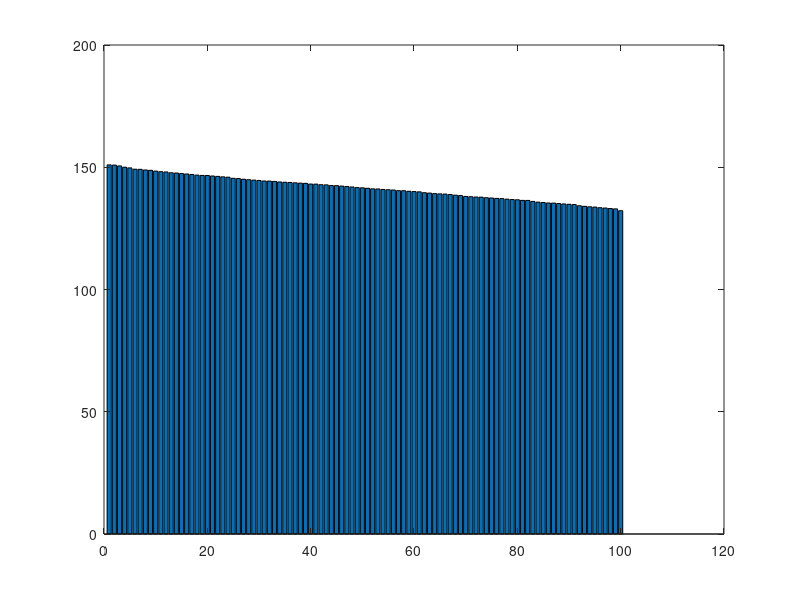

Write the MATLAB code that produced this figure. (Note: this script raises an error after producing the figure.)
% Create some data
N = 100; % Number of subjects
M = 20000; % Number of voxels
X = randn(N,M); % random data


Z = X*X'; % Create a covariance matrix of the data
% But for this the means need to be removed from X, this is the
% standardization part

% Creation of this Z matrix is needed so that the following step is
% tractable. The eigen decomposition is now done on a small matrix.
[W S] = svd(Z); % perform singular value decomposition of the data;
% W are the eigen vectors and S are the squared eigenvalues

% Plot the eigenvalues
figure(1)
bar(diag(sqrt(S)))


% Get the eigen images back. This brings the eigenvectors back into the
% image space
V = X'*W;

% Create the score matrix also called the subejct scaling factors
% These are one number per person per eigen image. These values represent
% the degree to which each person "expresses" the eigenimage. These scores
% can be used to determine the weighted combination that predicts
% something. They can also be used with other tools to determine different
% groups. 
T = X*V;

% From the T matrix you can do fancy things to create a new vector B which
% is a weighted combination of the eigenvectors. Note, that some of these
% eigenvectors can be set to ZERO to ignore them.

% Create the weighted  ombination image as:

BImage = V*B;

% This will give you a single image which is a weighted combination of the
% eigen images that best describe your covariate.
% As a example you may use

